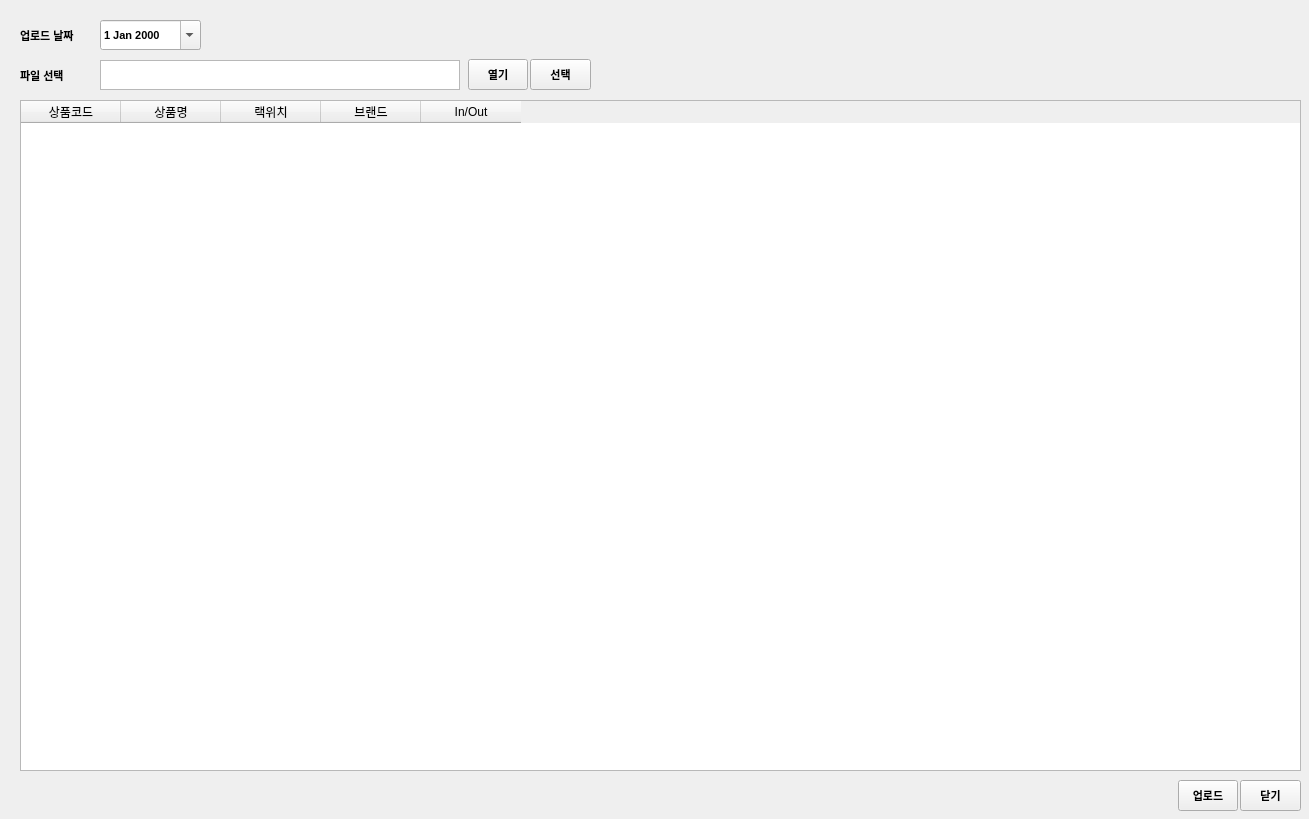
<?xml version="1.0" encoding="UTF-8"?>
<ui version="4.0">
 <class>window</class>
 <widget class="QWidget" name="window">
  <property name="geometry">
   <rect>
    <x>0</x>
    <y>0</y>
    <width>1309</width>
    <height>819</height>
   </rect>
  </property>
  <property name="windowTitle">
   <string>Form</string>
  </property>
  <widget class="QPushButton" name="btn_select">
   <property name="geometry">
    <rect>
     <x>530</x>
     <y>59</y>
     <width>61</width>
     <height>31</height>
    </rect>
   </property>
   <property name="font">
    <font>
     <family>Arial</family>
     <pointsize>8</pointsize>
     <weight>75</weight>
     <bold>true</bold>
    </font>
   </property>
   <property name="text">
    <string>선택</string>
   </property>
  </widget>
  <widget class="QPushButton" name="btn_open">
   <property name="geometry">
    <rect>
     <x>468</x>
     <y>59</y>
     <width>60</width>
     <height>31</height>
    </rect>
   </property>
   <property name="font">
    <font>
     <family>Arial</family>
     <pointsize>8</pointsize>
     <weight>75</weight>
     <bold>true</bold>
    </font>
   </property>
   <property name="text">
    <string>열기</string>
   </property>
  </widget>
  <widget class="QLabel" name="lbl_input_date">
   <property name="geometry">
    <rect>
     <x>20</x>
     <y>20</y>
     <width>71</width>
     <height>30</height>
    </rect>
   </property>
   <property name="font">
    <font>
     <family>Arial</family>
     <pointsize>8</pointsize>
     <weight>75</weight>
     <bold>true</bold>
    </font>
   </property>
   <property name="text">
    <string>업로드 날짜</string>
   </property>
  </widget>
  <widget class="QDateEdit" name="date_edit">
   <property name="geometry">
    <rect>
     <x>100</x>
     <y>20</y>
     <width>101</width>
     <height>30</height>
    </rect>
   </property>
   <property name="font">
    <font>
     <family>Arial</family>
     <pointsize>8</pointsize>
     <weight>75</weight>
     <bold>true</bold>
    </font>
   </property>
   <property name="calendarPopup">
    <bool>true</bool>
   </property>
  </widget>
  <widget class="QLabel" name="lbl_select_file">
   <property name="geometry">
    <rect>
     <x>20</x>
     <y>60</y>
     <width>71</width>
     <height>30</height>
    </rect>
   </property>
   <property name="font">
    <font>
     <family>Arial</family>
     <pointsize>8</pointsize>
     <weight>75</weight>
     <bold>true</bold>
    </font>
   </property>
   <property name="text">
    <string>파일 선택</string>
   </property>
  </widget>
  <widget class="QTableWidget" name="tbl_info">
   <property name="geometry">
    <rect>
     <x>20</x>
     <y>100</y>
     <width>1281</width>
     <height>671</height>
    </rect>
   </property>
   <column>
    <property name="text">
     <string>상품코드</string>
    </property>
   </column>
   <column>
    <property name="text">
     <string>상품명</string>
    </property>
   </column>
   <column>
    <property name="text">
     <string>랙위치</string>
    </property>
   </column>
   <column>
    <property name="text">
     <string>브랜드</string>
    </property>
   </column>
   <column>
    <property name="text">
     <string>In/Out</string>
    </property>
   </column>
  </widget>
  <widget class="QPushButton" name="btn_upload">
   <property name="geometry">
    <rect>
     <x>1178</x>
     <y>780</y>
     <width>60</width>
     <height>31</height>
    </rect>
   </property>
   <property name="font">
    <font>
     <family>Arial</family>
     <pointsize>8</pointsize>
     <weight>75</weight>
     <bold>true</bold>
    </font>
   </property>
   <property name="text">
    <string>업로드</string>
   </property>
  </widget>
  <widget class="QPushButton" name="btn_close">
   <property name="geometry">
    <rect>
     <x>1240</x>
     <y>780</y>
     <width>61</width>
     <height>31</height>
    </rect>
   </property>
   <property name="font">
    <font>
     <family>Arial</family>
     <pointsize>8</pointsize>
     <weight>75</weight>
     <bold>true</bold>
    </font>
   </property>
   <property name="text">
    <string>닫기</string>
   </property>
  </widget>
  <widget class="QTextEdit" name="text_select_file">
   <property name="geometry">
    <rect>
     <x>100</x>
     <y>60</y>
     <width>360</width>
     <height>30</height>
    </rect>
   </property>
  </widget>
 </widget>
 <resources/>
 <connections/>
</ui>
